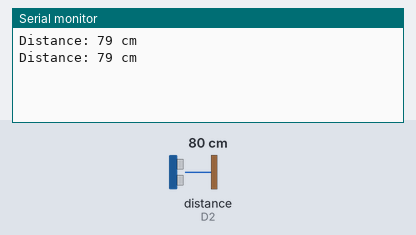
This sketch was run on a simulated ESP8266 (NodeMCU). Parts: the last lines printed to the serial monitor. Wiring (inferred from the names in the program): ultrasonic range finder: trigger D1; echo D2. Inputs (shaded band) come from the test bench; at power-on: distance to the obstacle (sensor on D2) 80 cm. The echo pulse lasts 58.3 µs per cm.

Above: at 1.8 s.
1.9 s: distance to the obstacle (sensor on D2) set to 2 cm
At 2.8 s:
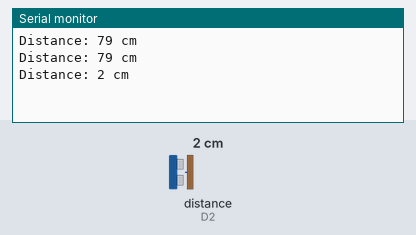
3.4 s: distance to the obstacle (sensor on D2) set to 4 cm
At 4.7 s:
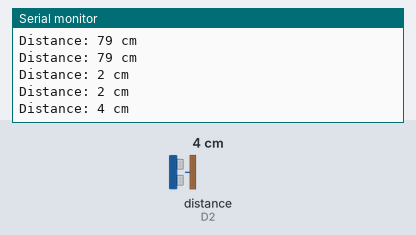
Timing chart, 0 to 6.4 s (numbered marks = the images above; inputs shaded):
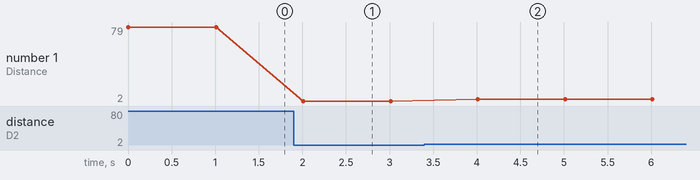

Measured:
- after the input at 1.9 s, the serial monitor: prints a new line after 0.11 s (image 1)
- after the input at 3.4 s, the serial monitor: prints a new line after 0.61 s (image 2)
- plotted number 1: 79 → 2 after the input at 1.9 s, 2 → 4 after the input at 3.4 s

The sketch:

measure_distance_jsnsr04t.ino
```cpp
#define TRIG_PIN D1
#define ECHO_PIN D2

void setup() {
  Serial.begin(115200);
  pinMode(TRIG_PIN, OUTPUT);
  pinMode(ECHO_PIN, INPUT);
}

void loop() {
  long duration, distance;

  // Clear the trigger
  digitalWrite(TRIG_PIN, LOW);
  delayMicroseconds(2);

  // Send 10µs pulse to trigger
  digitalWrite(TRIG_PIN, HIGH);
  delayMicroseconds(10);
  digitalWrite(TRIG_PIN, LOW);

  // Read echo pulse
  duration = pulseIn(ECHO_PIN, HIGH, 30000); // timeout = 30ms (~5m max)

  // Convert time to distance (cm)
  distance = duration * 0.0343 / 2;

  if (duration == 0) {
    Serial.println("Out of range");
  } else {
    Serial.print("Distance: ");
    Serial.print(distance);
    Serial.println(" cm");
  }

  delay(1000); // 1s delay between readings
}
```
